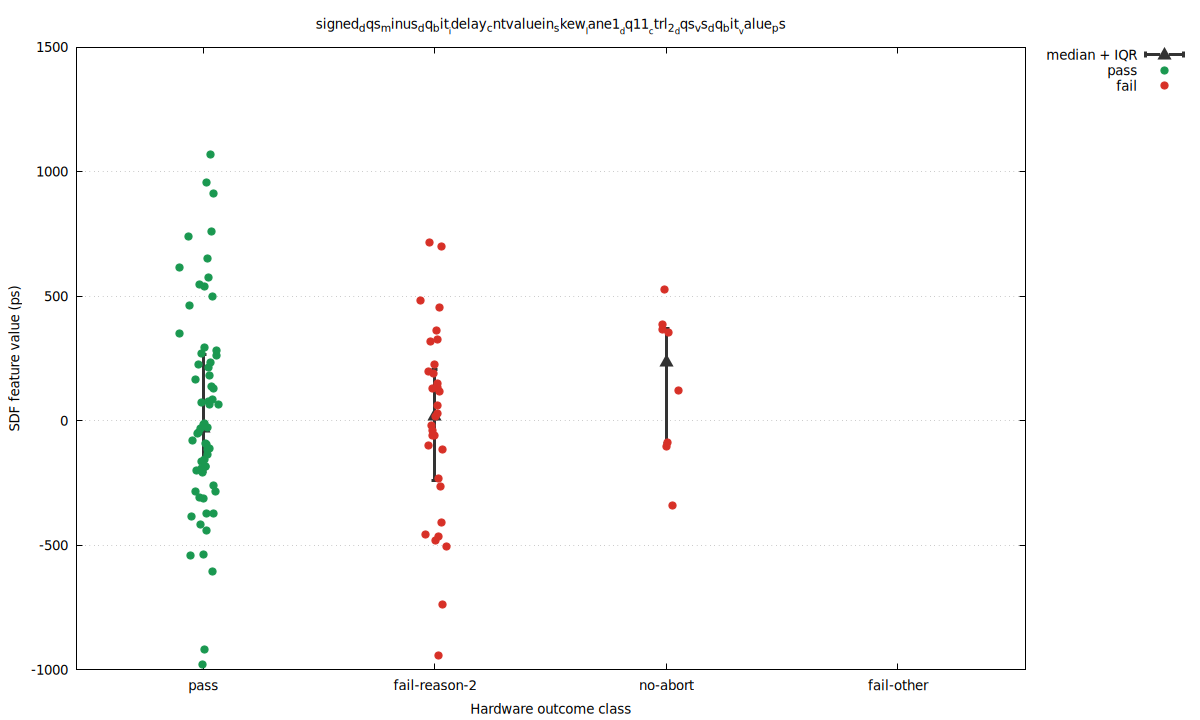

This figure's gnuplot source:
set terminal pngcairo size 1200,720 enhanced font 'DejaVu Sans,10'
set output 'signed_baseline_abort2_vs_pass_skew_signed_dqs_minus_dq_bit_idelay_cntvaluein_skew_lane1_dq11_ctrl_2_dqs_vs_dq.png'
set datafile separator comma
set key outside right top
set grid ytics
set xrange [0.45:4.55]
set xtics ('pass' 1, 'fail-reason-2' 2, 'no-abort' 3, 'fail-other' 4)
set xlabel 'Hardware outcome class'
set ylabel 'SDF feature value (ps)'
set title 'signed_dqs_minus_dq_bit__idelay_cntvaluein_skew__lane1__dq11__ctrl_2__dqs_vs_dq_bit__value_ps'
plot \
  'signed_baseline_abort2_vs_pass_skew_signed_dqs_minus_dq_bit_idelay_cntvaluein_skew_lane1_dq11_ctrl_2_dqs_vs_dq.summary.dat' using 1:4:3:5 with yerrorbars pt 9 ps 1.5 lw 3 lc rgb '#333333' title 'median + IQR', \
  'signed_baseline_abort2_vs_pass_skew_signed_dqs_minus_dq_bit_idelay_cntvaluein_skew_lane1_dq11_ctrl_2_dqs_vs_dq.dat' using 1:4 with points pt 7 ps 1.2 lc rgb '#1a9850' title 'pass', \
  'signed_baseline_abort2_vs_pass_skew_signed_dqs_minus_dq_bit_idelay_cntvaluein_skew_lane1_dq11_ctrl_2_dqs_vs_dq.dat' using 1:5 with points pt 7 ps 1.2 lc rgb '#d73027' title 'fail'
